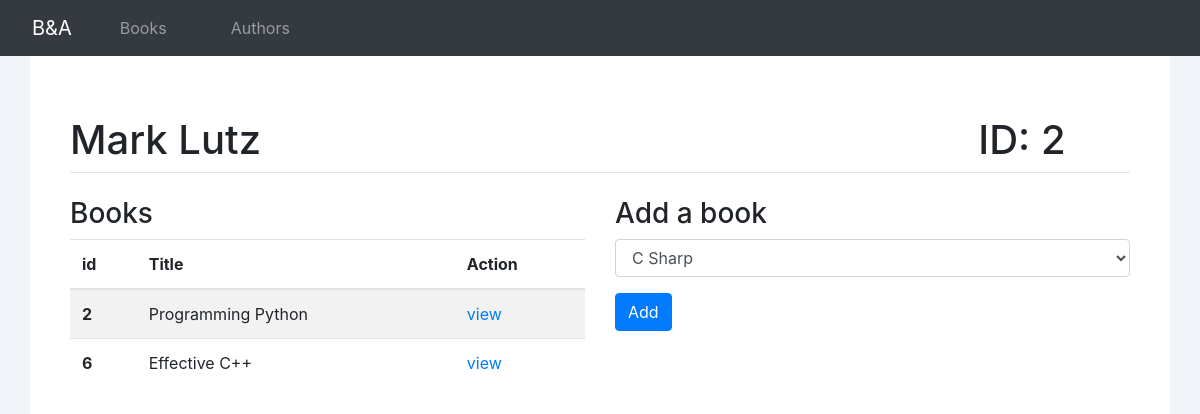
Screenshot of /authors/2 with the database file from the repository.
### books_authors_app/models.py (models this page shows, shortened)
class Author(models.Model):
    first_name = models.CharField(max_length=45)
    last_name = models.TextField()
    books = models.ManyToManyField(Book, related_name="authors")
    created_at = models.DateTimeField(auto_now_add=True)
    updated_at = models.DateTimeField(auto_now=True)

class Book(models.Model):
    title = models.CharField(max_length=255)
    description = models.TextField()
    created_at = models.DateTimeField(auto_now_add=True)
    updated_at = models.DateTimeField(auto_now=True)

### books_authors_app/views.py (the view)
# urls.py: path('authors/<int:id>', views.view_author),
def view_author(request,id):
    current_author = Author.objects.get(id = id)
    context = {
        "author": Author.objects.get(id = id),
        "books": Book.objects.exclude(authors = current_author)
    }
    return render(request, "view-author.html",context)

### books_authors_app/templates/view-author.html (shortened to what this page needs)
<!DOCTYPE html>
<html lang="en">
<head>
    <link rel="stylesheet" href="https://stackpath.bootstrapcdn.com/bootstrap/4.5.2/css/bootstrap.min.css">
</head>
<body>
    <nav class="navbar navbar-expand-sm navbar-dark bg-dark">
        <p class="navbar-brand" >B&A</p>
        <div class="collapse navbar-collapse" id="collapsibleNavId">
            <ul class="navbar-nav mr-auto">
                <li class="nav-item">
                  <a class="nav-link" href="/books">Books</a>
                </li>
                <li class="nav-item">
                    <a class="nav-link " href="/authors">Authors</a>
                </li>
            </ul>
        </div>
    </nav>
    <div class="container">
        <div class="row justify-content-between">
            <div class="col-6">
                <h1>{{author.first_name}} {{author.last_name}}</h1>
            </div>
            <div class="col-2">
                <h1>ID: {{author.id}}</h1>
            </div>
        </div>
        <hr>
        <div class="row mt-4">
            <div class="col-6">
                <h3>Books</h3>
                <table class="table table-striped">
                    <thead>
                      <tr>
                        <th scope="col">id</th>
                        <th scope="col">Title</th>
                        <th scope="col">Action</th>
                      </tr>
                    </thead>
                    <tbody>
                        {% for book in author.books.all %}
                        <tr>
                            <th scope="row">{{book.id}}</th>
                            <td>{{book.title}}</td>
                            <td><a href="/books/{{book.id}}">view</a></td>
                        </tr>
                        {%endfor%}
                    </tbody>
                  </table>
            </div>
            <div class = "col-6">
                <form action="/add-author-to-book" method = "post">
                    <div class="form-group">
                        <h3>Add a book</h4>
                        <select class="form-control" name = "book-title">
                            {%for book in books%}
                            <option >{{book.title}}</option>
                            {%endfor%}
                        </select>
                    </div>
                    <button type="submit" class="btn btn-primary">Add</button>
                </form>
            </div>
        </div>
    </div>
</body>
</html>

### books_authors_app/templates/view-author.html (style rules this page uses)
.navbar p { margin:0px; padding-left: 1rem; padding-right: 1rem; }
.nav-item { padding-left: 1.5rem; padding-right: 1.5rem; }
body { background-color: #F1F4F8 }
hr { margin-top:0px; }
.container { background-color:white; height: calc(100vh - 60px); padding: 60px 40px; }

### rows the page displays
Author: first_name "Mark", last_name "Lutz", id "2"
Book: id "2", title "Programming Python"
Book: id "6", title "Effective C++"

### other values shown
form field book-title "C Sharp"
